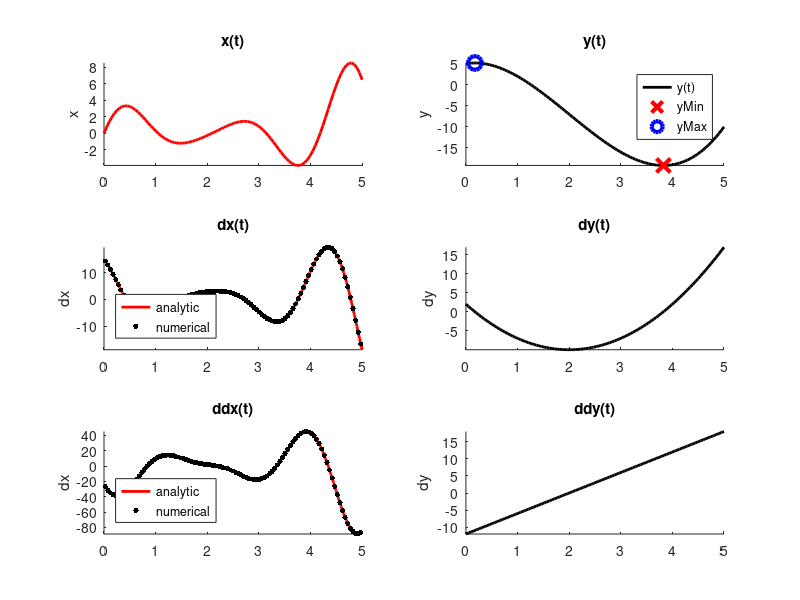

Recreate this plot in MATLAB.
function prob_02_soln

% Create a figure to add all of the plots to
figure(1003); clf;

% Add plots for both parts of the assignment:
partOne();
partTwo();

end

%~~~~~~~~~~~~~~~~~~~~~~~~~~~~~~~~~~~~~~~~~~~~~~~~~~~~~~~~~~~~~~~~~~~~~~~~~%

function partOne()

t = linspace(0, 5, 100);
[x, dx, ddx, T, Dx, DDx] = testFunOne(t);

hPos = subplot(3, 2, 1); hold on;
plot(t, x, 'r-', 'LineWidth', 2) ;  % function 
ylabel('t')
ylabel('x')
title('x(t)')
axis tight;

hVel = subplot(3, 2, 3); hold on;
plot(t, dx, 'r-', 'LineWidth', 2);  % analytic derivative
plot(T, Dx, 'k.', 'MarkerSize', 12);  % finite difference derivative
ylabel('t')
ylabel('dx')
title('dx(t)')
legend('analytic','numerical','Location','SouthWest')
axis tight;

hAcc = subplot(3, 2, 5); hold on;
plot(t, ddx, 'r-', 'LineWidth', 2);  % analytic derivative
plot(T, DDx, 'k.', 'MarkerSize', 12);  % finite difference derivative
ylabel('t')
ylabel('dx')
title('ddx(t)')
legend('analytic','numerical','Location','SouthWest')
axis tight;

linkaxes([hPos, hVel, hAcc], 'x'); % link the x-axes of the sub-plots together

end

%~~~~~~~~~~~~~~~~~~~~~~~~~~~~~~~~~~~~~~~~~~~~~~~~~~~~~~~~~~~~~~~~~~~~~~~~~%

function partTwo()

%%%% The second test function is a polynomial - derivatives are easy:
P = [1, -6, 2, 5];  % coefficients of the polynomial
dP = polyder(P);  % coefficients of the derivative
ddP = polyder(dP);  % coefficients of the second derivative

% Compute the min and max values of y(t) by checking roots of dy(t)
tCrit = roots(dP);
yCrit = polyval(P, tCrit);
[yMax, iMax] = max(yCrit);
tMax = tCrit(iMax);
[yMin, iMin] = min(yCrit);
tMin = tCrit(iMin);

% Evaluate the function
t = linspace(0, 5, 100);
y = polyval(P, t);
dy = polyval(dP, t);
ddy = polyval(ddP, t);

hSubTwo(1) = subplot(3, 2, 2); hold on;
plot(t, y, '-k', 'LineWidth', 2)
plot(tMin, yMin, 'rx', 'LineWidth', 3, 'MarkerSize', 10)
plot(tMax, yMax, 'bo', 'LineWidth', 3, 'MarkerSize', 10)
ylabel('t')
ylabel('y')
title('y(t)')
legend('y(t)', 'yMin', 'yMax');
axis tight;

hSubTwo(2) = subplot(3, 2, 4); hold on;
plot(t, dy, '-k', 'LineWidth', 2)
ylabel('t')
ylabel('dy')
title('dy(t)')
axis tight;

hSubTwo(3) = subplot(3, 2, 6); hold on;
plot(t, ddy, '-k', 'LineWidth', 2)
ylabel('t')
ylabel('dy')
title('ddy(t)')
axis tight;

linkaxes(hSubTwo, 'x'); % link the x-axes of the sub-plots together

end

%~~~~~~~~~~~~~~~~~~~~~~~~~~~~~~~~~~~~~~~~~~~~~~~~~~~~~~~~~~~~~~~~~~~~~~~~~%

function [x, dx, ddx, T, Dx, DDx] = testFunOne(t)
% [x, dx, ddx, T, Dx, DDx] = testFunOne(t)
%
% Compute the function:
%  x(t) = (1 + (t - 2).^2) * sin(3 * t);
%
% INPUTS:
%   t = [1, n] = time vector
%
% OUTPUTS:
%   x = [1, n] = position vector
%   dx = [1, n] = velocity vector
%   ddx = [1, n] = acceleration vector
%   T = [1, n-1] = time grid for finite difference values
%   dx = [1, n] = velocity vector (finite difference)
%   ddx = [1, n] = acceleration vector (finite difference)
%
% NOTES:
%  Symbolic solution is shown below:
%
%     % Code:
%     syms t
%     x = (1 + (t - 2).^2) * sin(3 * t)
%     dx = diff(x, t)
%     ddx = diff(dx, t)
%     
%     % Output:  (formatted to be readable here)
%     x = sin(3*t)*((t - 2)^2 + 1)
%     dx = 3*cos(3*t)*((t - 2)^2 + 1) + sin(3*t)*(2*t - 4)
%     ddx = 2*sin(3*t) - 9*sin(3*t)*((t - 2)^2 + 1) + 6*cos(3*t)*(2*t - 4)
%

% parameters
a = 3; 
b = 2;
c = 1;

% First term and derivatives
f1 = sin(a*t);
df1 = a*cos(a*t);
ddf1 = -a*a*sin(a*t);

% Second term and derivatives
f2 = c + (t-b).^2;
df2 = 2*(t-b);
ddf2 = 2*ones(size(t));

% Combine terms (and then use product rule)
x = f1.*f2;
dx = df1.*f2 + f1.*df2;  % product rule
% ddx = (ddf1*f2 + df1*df2) + (df1*df2 + f1*ddf2);
ddx = ddf1.*f2 + 2*df1.*df2 + f1.*ddf2; %product rule again

% Check the derivatives numerically:
T = 0.5*(t(2:end) + t(1:(end-1))); % time at the midpoint of each segment
h = diff(t);  % Duration of each segment:
xDel = diff(x);  % Change in position over each segment
Dx = xDel ./ h;  % finite difference approximation of dx
vDel = diff(dx); % change in velocity over each segment
DDx = vDel ./ h;  % finite difference approxiimation of ddx

end
